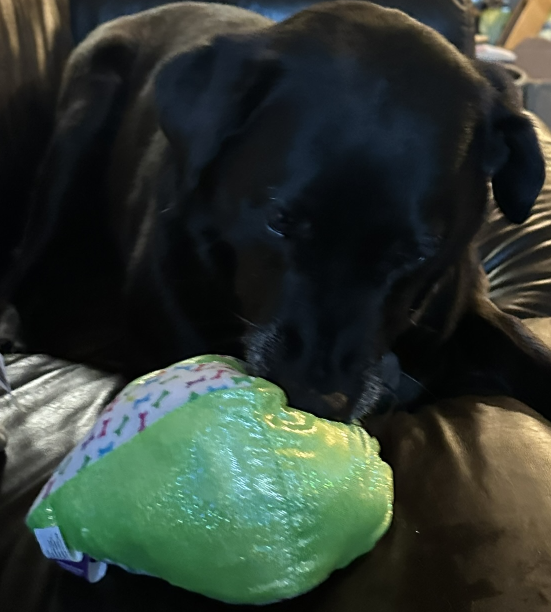
#> input picture testing/images/first.png, 1102 x 1224 px, found by its file name (shown at 1/2 size)
$ python gif_creator.py
#> lines starting #> are read from the running program, lines starting #| are printed output that depends on the picture
from PIL import Image
from PIL import ImageFile

ImageFile.LOAD_TRUNCATED_IMAGES = True


def read_images(images):
    '''
    Reads in images as pillow image object.
    '''

    for i, image in enumerate(images):

        if not isinstance(image, Image.Image):
            print('not')
            im = Image.open(image)
            images[i] = im

    return images


def img_resize(images, size):
    '''
    Resizes images to 200x200.
    '''

    for i, image in enumerate(images):
        images[i] = image.resize(size)

    return images


def img_to_png():
    pass


def create_gif(images, name, size=(200, 200), duration=300):
    '''
    Takes a list of images and returns a gif.

    Parameters:
    -----------
        images (list) : list of image file paths
        name (string) : name of the gif to be created
        size (tuple of ints): size of the images in the gif
        duration (int) : duration of each frame in the gif

    Returns:
    --------
        gif : gif of the images
    '''
#> called with name = 'test', size = (200, 200), duration = 300

    # read in images with PIL
    images = read_images(images)
#> in read_images, im is the input picture: PIL image 1102x1224 RGB; mean R, G, B 47.9, 57.4, 49.4
#> images = 3 items

    # resize images
    images = img_resize(images, size)
#> the loop in img_resize, `for i, image in enumerate(images):` made 3 passes

    gif = images[0].save(f'{name}.gif', save_all=True,
                         append_images=images[1:], duration=duration, loop=0)
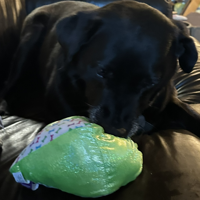
#> saved as test.gif: PIL image 200x200 RGB; mean R, G, B 47.9, 57.4, 49.4

    return gif


if __name__ == "__main__":

    first = 'testing/images/first.png'
    second = 'testing/images/second.png'
    img = 'testing/images/third.jpeg'

    images = [first, second, img]

    create_gif(images, 'test')
